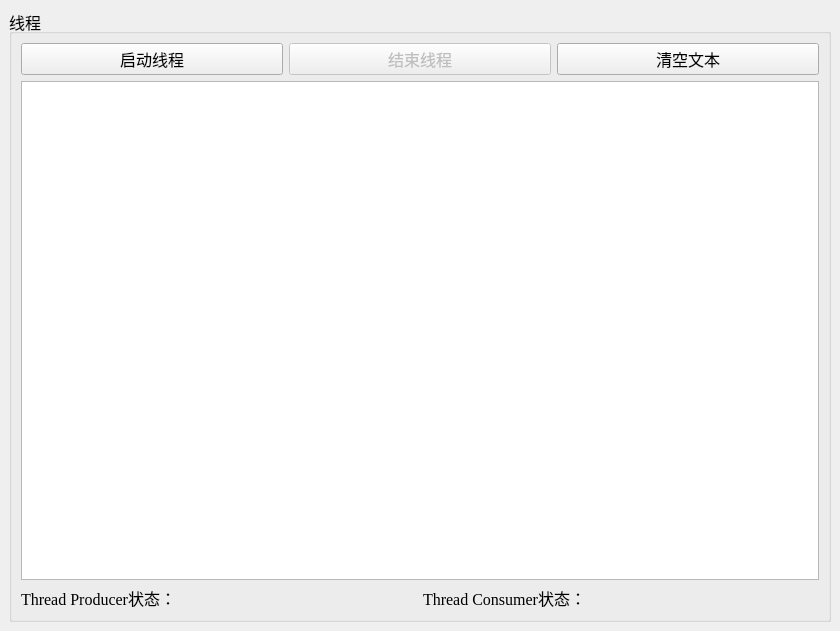
<?xml version="1.0" encoding="UTF-8"?>
<ui version="4.0">
 <class>TestOneQSemaphoreBase</class>
 <widget class="QMainWindow" name="TestOneQSemaphoreBase">
  <property name="geometry">
   <rect>
    <x>0</x>
    <y>0</y>
    <width>840</width>
    <height>631</height>
   </rect>
  </property>
  <property name="font">
   <font>
    <family>Times New Roman</family>
    <pointsize>12</pointsize>
   </font>
  </property>
  <property name="windowTitle">
   <string>TestOneQSemaphoreBase</string>
  </property>
  <widget class="QWidget" name="centralwidget">
   <layout class="QGridLayout" name="gridLayout">
    <item row="0" column="0">
     <widget class="QGroupBox" name="groupBox">
      <property name="title">
       <string>线程</string>
      </property>
      <layout class="QVBoxLayout" name="verticalLayout">
       <item>
        <layout class="QHBoxLayout" name="horizontalLayout">
         <item>
          <widget class="QPushButton" name="btnStartThread">
           <property name="text">
            <string>启动线程</string>
           </property>
          </widget>
         </item>
         <item>
          <widget class="QPushButton" name="btnStopThread">
           <property name="enabled">
            <bool>false</bool>
           </property>
           <property name="text">
            <string>结束线程</string>
           </property>
          </widget>
         </item>
         <item>
          <widget class="QPushButton" name="btnClear">
           <property name="text">
            <string>清空文本</string>
           </property>
          </widget>
         </item>
        </layout>
       </item>
       <item>
        <layout class="QHBoxLayout" name="horizontalLayout_3">
         <item>
          <widget class="QPlainTextEdit" name="plainTextEdit"/>
         </item>
        </layout>
       </item>
       <item>
        <layout class="QHBoxLayout" name="horizontalLayout_2">
         <item>
          <widget class="QLabel" name="LabA">
           <property name="text">
            <string>Thread Producer状态：</string>
           </property>
          </widget>
         </item>
         <item>
          <widget class="QLabel" name="LabB">
           <property name="text">
            <string>Thread Consumer状态：</string>
           </property>
          </widget>
         </item>
        </layout>
       </item>
      </layout>
     </widget>
    </item>
   </layout>
  </widget>
 </widget>
 <resources/>
 <connections/>
</ui>
